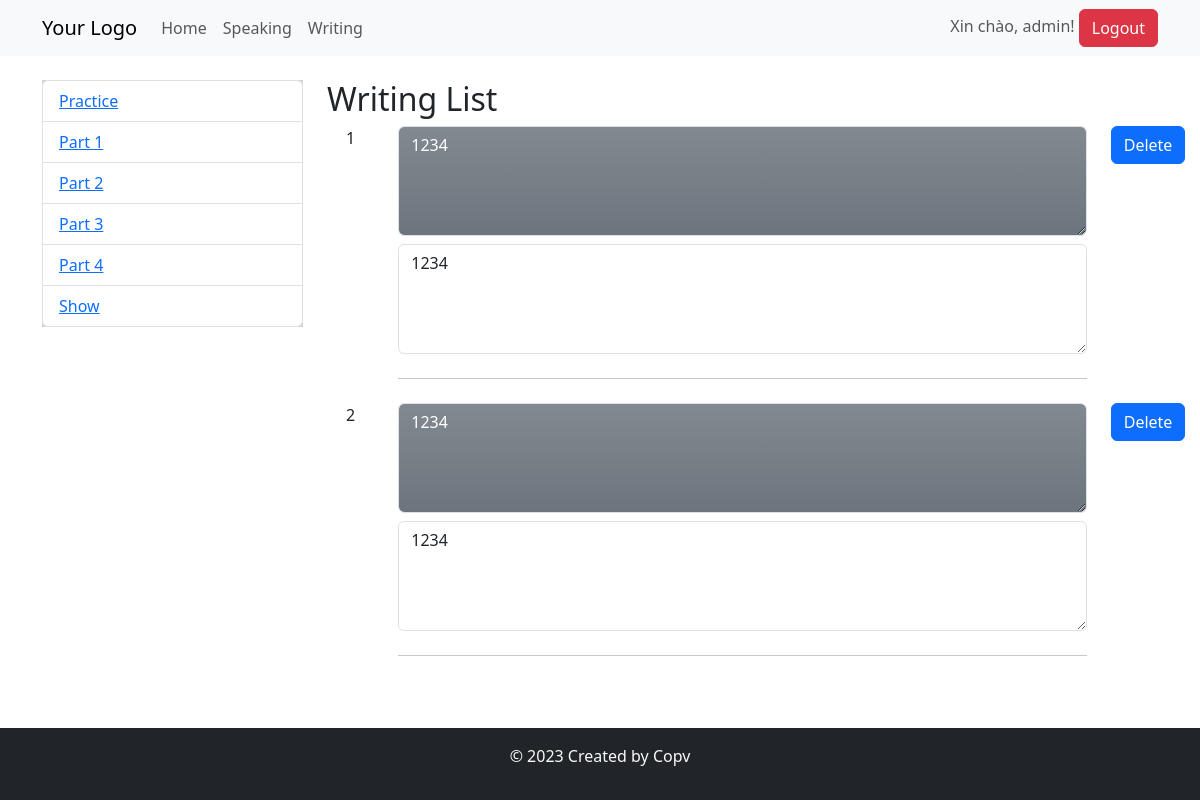
The app's page /writing/ (signed in) with its own data.
### User/models.py (models this page shows, shortened)
class User(AbstractBaseUser, PermissionsMixin):
    objects = CustomUserManager()
    id = models.fields.IntegerField(primary_key=True, auto_created=True, unique=True)
    username = models.CharField(max_length=25, unique=True, blank=False)
    password = models.CharField(max_length=32, unique=False, blank=False)
    is_active = models.BooleanField(default=True)
    is_staff = models.BooleanField(default=False)
    USERNAME_FIELD = 'username'
    REQUIRED_FIELDS = ['password']

### Core/models.py (models this page shows, shortened)
class Writing(models.Model):
    STATUS_CHOICES = (
        (1, 'Part 1'),
        (2, 'Part 2'),
        (3, 'Part 3'),
        (4, 'Part 4'),
    )
    id = models.fields.IntegerField(primary_key=True, auto_created=True, unique=True)
    type = models.IntegerField(choices=STATUS_CHOICES)
    problem = models.TextField(blank=False, default="")
    solution = models.TextField(blank=False, default="")
    count = models.IntegerField(default=0)
    user = models.ForeignKey(User, on_delete=models.CASCADE, default=1)

### Core/views.py (the view, shortened to what this page needs)
# urls.py: path('writing/', Writing_p.as_view(), name='writing'),
class Writing_p(View):
    def get(self, request):
        writings = Writing.objects.all()
        return render(request, 'Core/writing.html', context={'writings':writings})

### templates/Core/writing.html (shortened to what this page needs)
{% extends "Core/base.html" %}
{% block body %}
    <div class="row">
        <div class="col-md-3">
            <div style="background-color: lightgray;">
                <ul class="list-group">
                    <li class="list-group-item"><a href="{% url "Core:writing" %}practice">Practice</a></li>
                    <li class="list-group-item"><a href="{% url "Core:writing" %}1">Part 1</a> </li>
                    <li class="list-group-item"><a href="{% url "Core:writing" %}2">Part 2</a></li>
                    <li class="list-group-item"><a href="{% url "Core:writing" %}3">Part 3</a></li>
                    <li class="list-group-item"><a href="{% url "Core:writing" %}4">Part 4</a></li>
                    <li class="list-group-item"><a href="{% url "Core:writing" %}practice/all">Show</a></li>
                </ul>
            </div>
        </div>
        <div class="col-md-9">
            <h2>Writing List</h2>
            <ul class="list-group">
                {% for writing in writings %}
                    <div class="row">
                        <div class="col-1">
                            <div class="text-center">{{ forloop.counter }}</div>
                        </div>
                        <div class="col-10">
                            <textarea id="problem"  class="form-control bg-secondary bg-gradient text-white" rows="4" required
                                      readonly>{{ writing.problem }}</textarea>
                            <textarea id="problem"  class="form-control" rows="4" required
                                      readonly>{{ writing.solution }}</textarea>
                            <hr class="my-4">
                        </div>
                        <div class="col-1">
                            <button type="button" class="btn btn-primary" data-bs-toggle="modal"
                                    data-bs-target="#deletewritingModal{{ writing.id }}">
                                Delete
                            </button>
                        </div>
                    </div>
                {% endfor %}
            </ul>
        </div>
    </div>
{% endblock %}

### templates/Core/base.html (shortened to what this page needs)
<!DOCTYPE html>
<html lang="en">
<head>
    <link href="https://cdn.jsdelivr.net/npm/bootstrap@5.3.0/dist/css/bootstrap.min.css" rel="stylesheet">
</head>
<body>
<nav class="navbar navbar-expand-lg navbar-light bg-light">
    <div class="container">
        <a class="navbar-brand" href="#">Your Logo</a>
        <div class="collapse navbar-collapse" id="navbarNav">
            <ul class="navbar-nav ml-auto">
                <li class="nav-item">
                    <a class="nav-link" href="/">Home</a>
                </li>
                <li class="nav-item">
                    <a class="nav-link" href="{% url "Core:speaking" %}">Speaking</a>
                </li>
                <li class="nav-item">
                    <a class="nav-link" href="{% url "Core:writing" %}">Writing</a>
                </li>
            </ul>
        </div>
        <div class="ml-auto">
            {% if user.is_authenticated %}
                <span class="navbar-text">
                        Xin chào, {{ user.username }}!
                    </span>
                <a class="btn btn-danger ml-2" href="{% url 'User:logout' %}">Logout</a>
            {% else %}
                <a class="btn btn-primary" href="{% url 'User:login' %}">Login</a>
                <a class="btn btn-primary" href="{% url 'User:register' %}">Register</a>
            {% endif %}
        </div>
    </div>
</nav>
<div class="container mt-4">
    {% if user.is_authenticated %}
        {% block body %}
        {% endblock %}
    {% endif %}
</div>
<footer class="fixed-bottom bg-dark text-light text-center py-3">
    <p>&copy; 2023 Created by Copv</p>
</footer>
</body>
</html>

### records on screen
User: username "admin"
Writing: problem "1234", solution "1234"
Writing: problem "1234", solution "1234"
